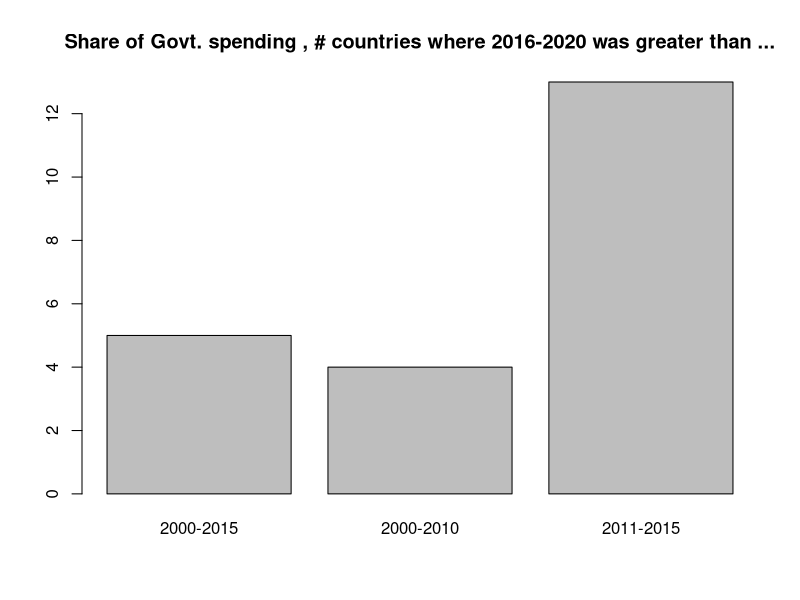
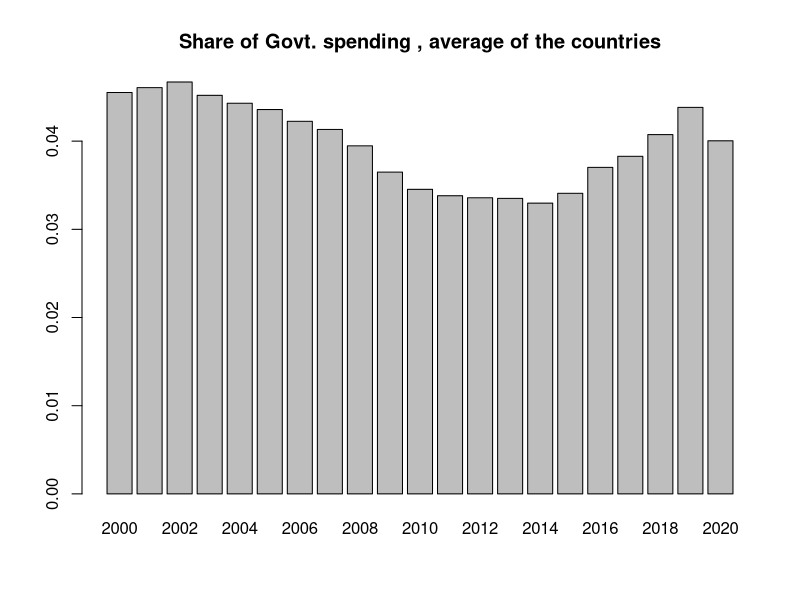
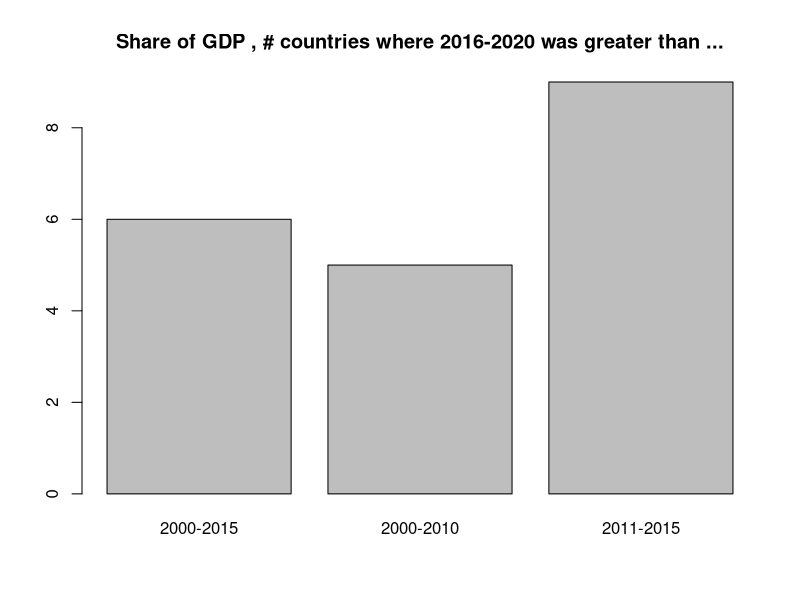
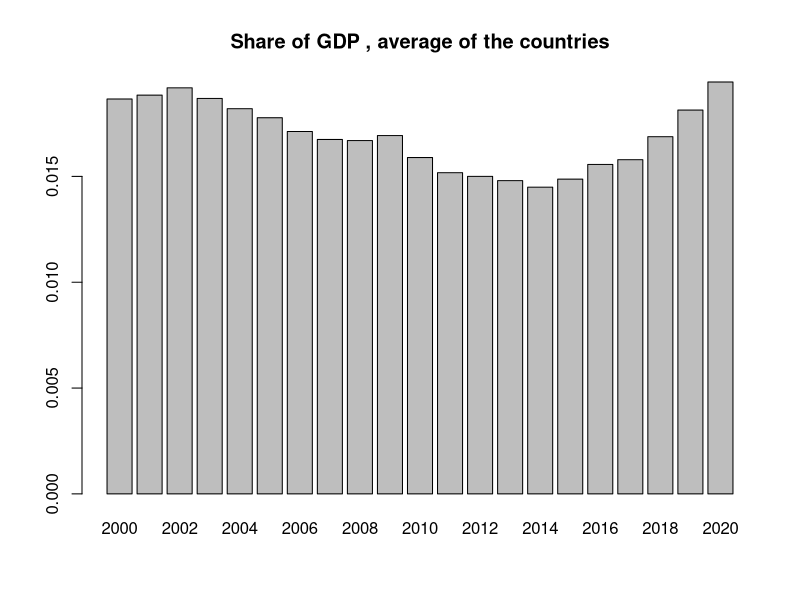
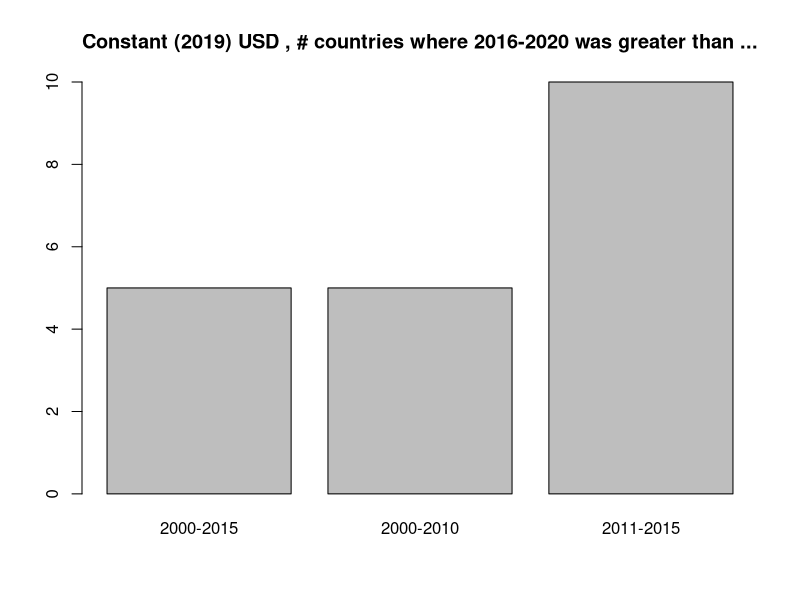
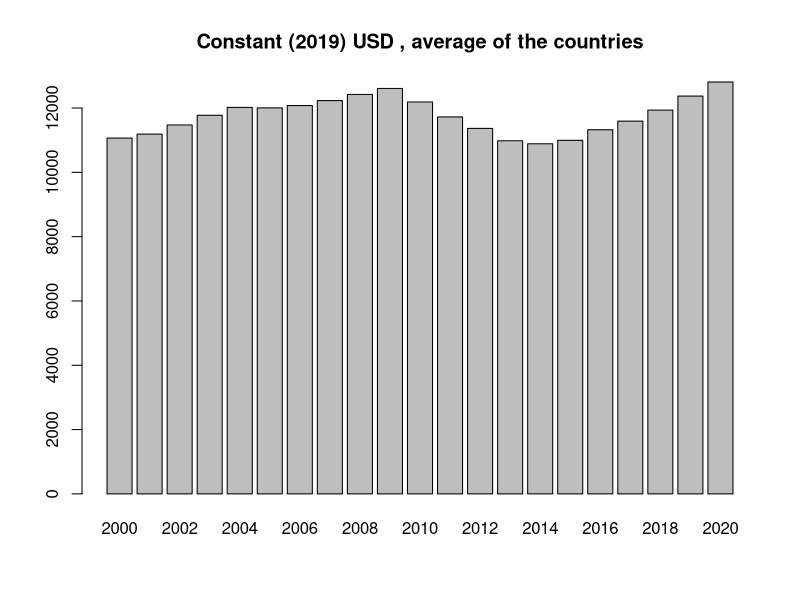

The R script that drew these images, in order:
library("readxl")
library(matrixStats)

# list of countries of interest
countries <- c("Bulgaria", "Czechia", "Estonia", "Hungary", "Latvia", 
               "Lithuania", "Poland", "Romania", "Denmark", "France", 
               "Greece", "Italy", "Netherlands", "Norway", "Portugal", 
               "Spain", "UK")

# list of years of interest
colYears = paste(seq(2000, 2020))
colAll =  c("Country", colYears)

readData <- function(sheetName, skipNum, usePerc) {
  # read the sheet of the Milex file
  data <- read_excel("SIPRI-Milex-data-1949-2020_0.xlsx", 
                     sheet = sheetName,
                     skip = skipNum, col_names = TRUE)
  
  # get data only for the countries and years of interest
  dataCS <- data[data$Country %in% countries, (names(data) %in% colAll)]
  # convert numeric columns 
  dataCS[,  names(dataCS) != "Country"] <- sapply(dataCS[, names(dataCS) != "Country"], as.numeric)
  
  # add average columns
  dataCS['Avg2000-2015'] <- rowMeans(dataCS[, paste(seq(2000, 2015))])
  dataCS['Avg2000-2010'] <- rowMeans(dataCS[, paste(seq(2000, 2010))])
  dataCS['Avg2011-2015'] <- rowMeans(dataCS[, paste(seq(2011, 2015))])
  dataCS['Avg2016-2020'] <- rowMeans(dataCS[, paste(seq(2016, 2020))])
  dataCS['SD2000-2015'] = rowSds(as.matrix(dataCS[, names(dataCS) %in% paste(seq(2000, 2015))]))
  
  if (usePerc) {
    # it tracks a difference of at least 0.5%
    dataCS['GT2000-2015'] <- (dataCS['Avg2016-2020'] - dataCS['Avg2000-2015'] > 0.001)
    dataCS['GT2000-2010'] <- (dataCS['Avg2016-2020'] - dataCS['Avg2000-2010'] > 0.001)
    dataCS['GT2011-2015'] <- (dataCS['Avg2016-2020'] - dataCS['Avg2011-2015'] > 0.001)
  } else {
    # it tracks a difference of at least 500 M USD
    dataCS['GT2000-2015'] <- (dataCS['Avg2016-2020'] - dataCS['Avg2000-2015'] > 500)
    dataCS['GT2000-2010'] <- (dataCS['Avg2016-2020'] - dataCS['Avg2000-2010'] > 500)
    dataCS['GT2011-2015'] <- (dataCS['Avg2016-2020'] - dataCS['Avg2011-2015'] > 500)
  }
  
  # is 2016-2020 greater than one standard deviation?
  #dataCS['GT2000-2015'] <- (dataCS['Avg2016-2020'] - dataCS['Avg2000-2015'] > dataCS['SD2000-2015'])
  #dataCS['GT2000-2010'] <- (dataCS['Avg2016-2020'] - dataCS['Avg2000-2010'] > dataCS['SD2000-2015'])
  #dataCS['GT2011-2015'] <- (dataCS['Avg2016-2020'] - dataCS['Avg2011-2015'] > dataCS['SD2000-2015'])
  
  return (dataCS)
}

showNumCountries <- function(dataCS, sheetName) {
  # show number of countries where the 2016-2020 period was greater than other periods
  resCounts <- c(sum(dataCS$`GT2000-2015` == TRUE),
               sum(dataCS$`GT2000-2010` == TRUE),
               sum(dataCS$`GT2011-2015` == TRUE))
  print(resCounts)
  barplot(resCounts, main=paste(sheetName, ", # countries where 2016-2020 was greater than ..."),
        names.arg=c("2000-2015", "2000-2010", "2011-2015")) 
}

showAvg <- function(dataCS, sheetName) {
  # show average per year
  avgYs <- dataCS[, names(dataCS) %in% colYears]
  avgYs <- colMeans(avgYs)
  barplot(avgYs, main=paste(sheetName, ", average of the countries"),
        names.arg=colYears)
}

#
# Main
#

sheetName = "Share of Govt. spending"
ds <- readData(sheetName, 6, TRUE)
showNumCountries(ds, sheetName)
showAvg(ds, sheetName)

sheetName = "Share of GDP"
ds <- readData(sheetName, 5, TRUE)
showNumCountries(ds, sheetName)
showAvg(ds, sheetName)

sheetName = "Constant (2019) USD"
ds <- readData(sheetName, 5, FALSE)
showNumCountries(ds, sheetName)
showAvg(ds, sheetName)

